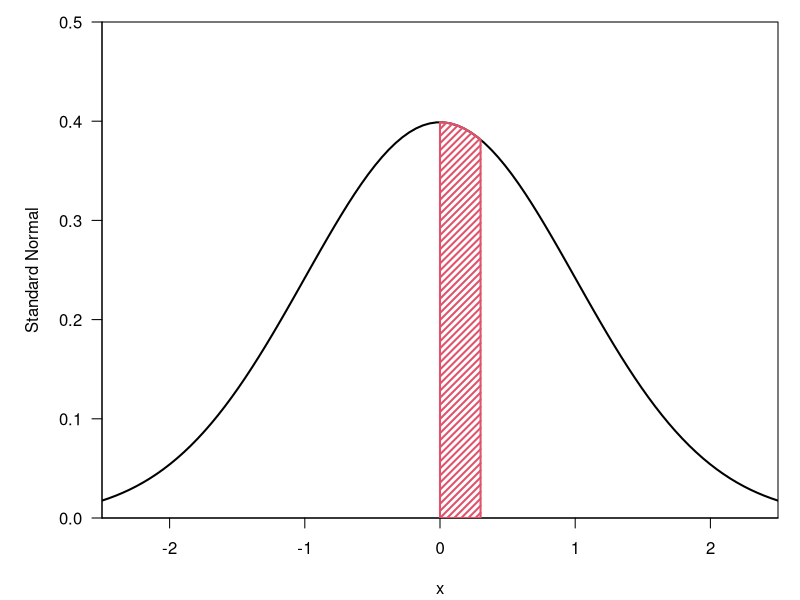
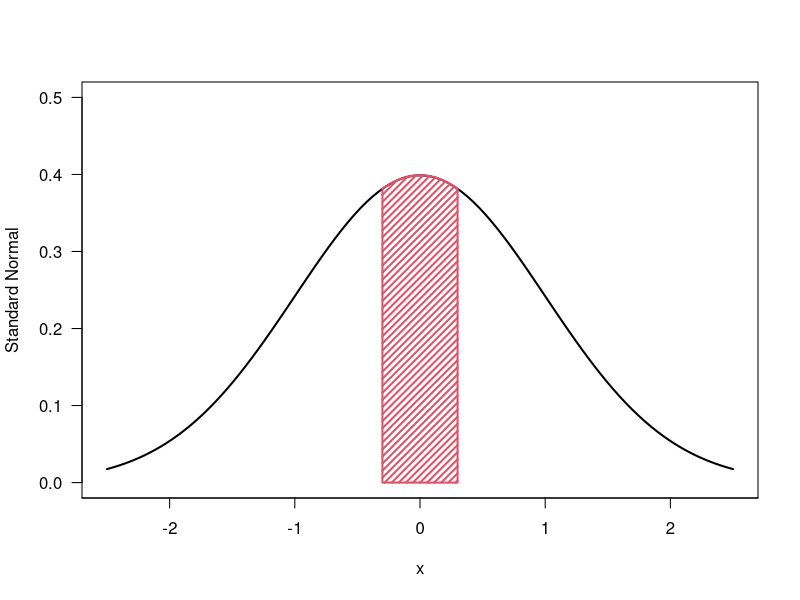
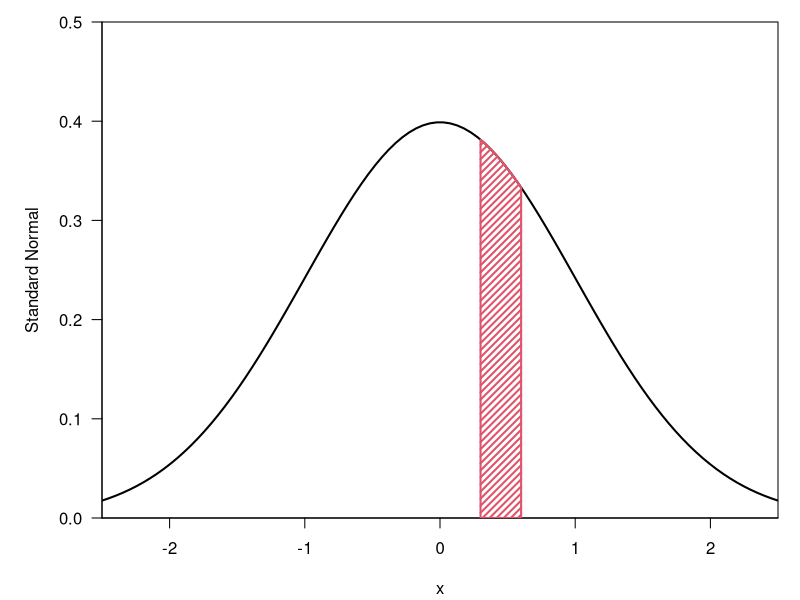
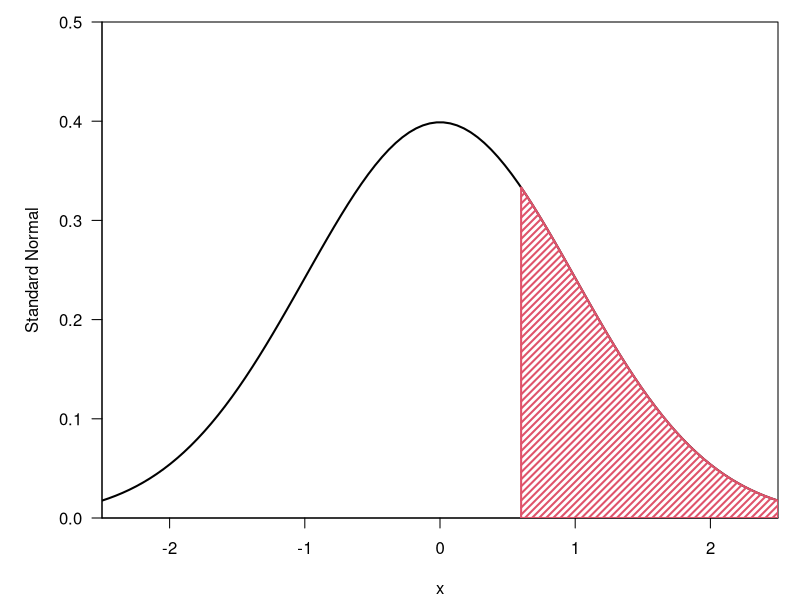

Reproduce these figures in R, in order.
x <- seq(-2.5, 2.5, length=100)
y <- dnorm(x)


png("std_norm1.png")
par(mar=c(4.1, 5.1, 1.1, 1.1), xaxs='i', yaxs='i')
plot(x, y, xlim=c(-2.5, 2.5), ylim=c(0, 0.5), type='l', las=1, axes=F, ylab="Standard Normal", lwd=2)
axis(1, at=-5:5)
axis(2, at=(0:5)/10, las=1)
box()
x1 <- seq(0, 0.3, length=100)
y1 <- dnorm(x1)

polygon(c(x1, rev(x1)), c(0*x1, rev(y1)), col=2, density=20, lwd=2)

png("std_norm2.png")
plot(x, y, xlim=c(-2.5, 2.5), ylim=c(0, 0.5), type='l', las=1, axes=F, ylab="Standard Normal", lwd=2)
axis(1, at=-5:5)
axis(2, at=(0:5)/10, las=1)
box()
x2 <- c(-rev(x1), x1)
y2 <-  c(rev(y1), y1)

polygon(c(x2, rev(x2)), c(0*x2, rev(y2)), col=2, density=20, lwd=2)
dev.off()

png("std_norm3.png")
par(mar=c(4.1, 5.1, 1.1, 1.1), xaxs='i', yaxs='i')
plot(x, y, xlim=c(-2.5, 2.5), ylim=c(0, 0.5), type='l', las=1, axes=F, ylab="Standard Normal", lwd=2)
axis(1, at=-5:5)
axis(2, at=(0:5)/10, las=1)
box()
x3 <- seq(0.3, 0.6, length=100)
y3 <- dnorm(x3)

polygon(c(x3, rev(x3)), c(0*x3, rev(y3)), col=2, density=20, lwd=2)
dev.off()

png("std_norm4.png")
par(mar=c(4.1, 5.1, 1.1, 1.1), xaxs='i', yaxs='i')
plot(x, y, xlim=c(-2.5, 2.5), ylim=c(0, 0.5), type='l', las=1, axes=F, ylab="Standard Normal", lwd=2)
axis(1, at=-5:5)
axis(2, at=(0:5)/10, las=1)
box()
x4 <- seq(0.6, 2.5, length=100)
y4 <- dnorm(x4)

polygon(c(x4, rev(x4)), c(0*x4, rev(y4)), col=2, density=20, lwd=2)
dev.off()